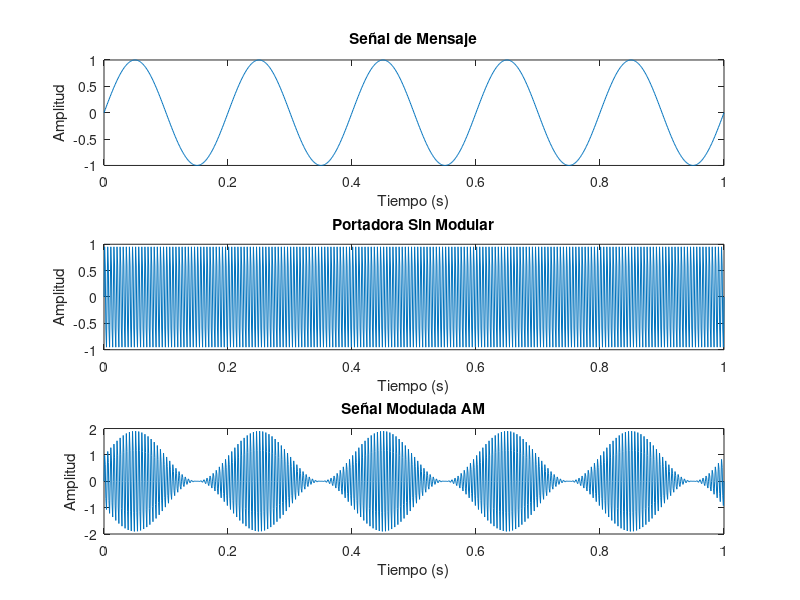
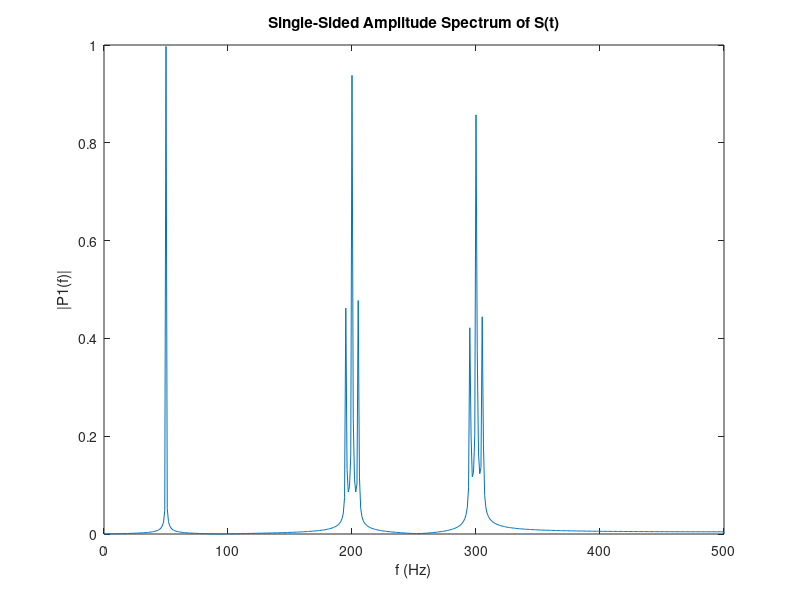
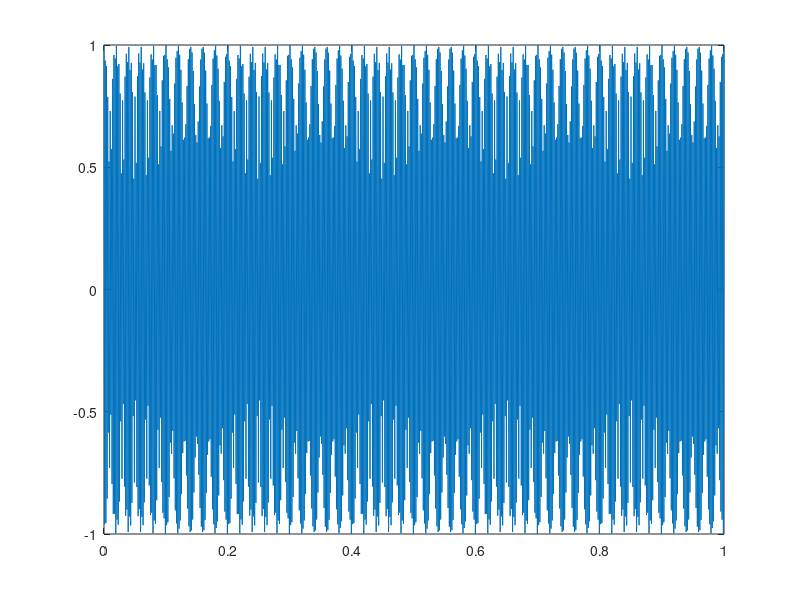

These charts were generated, in order, by the following MATLAB code: (Note: this script raises an error after producing the figures.)
N=1000;

% Parámetros de la señal de mensaje
fs = 1000;               % Frecuencia de muestreo
t = 0:1/fs:1;            % Vector de tiempo
fm1 = 5;                   % Frecuencia de la señal de mensaje (Hz)
Am1 = 1;                   % Amplitud de la señal de mensaje

% Crear la señal de mensaje
message_signal1 = Am1 * sin(2 * pi * fm1 * t);

% Parámetros de la portadora
fc1 = 200;                 % Frecuencia de la portadora (Hz)
Ac1 = 1;                   % Amplitud de la portadora

% Crear la portadora sin modular
carrier_signal1 = Ac1 * sin(2 * pi * fc1 * t);

% Modulación AM
modulated_signal1 = (1 + Am1 * message_signal1) .* carrier_signal1;

% Gráficos
figure(1)
subplot(3,1,1);
plot(t, message_signal1);
title('Señal de Mensaje');
xlabel('Tiempo (s)');
ylabel('Amplitud');

subplot(3,1,2);
plot(t, carrier_signal1);
title('Portadora Sin Modular');
xlabel('Tiempo (s)');
ylabel('Amplitud');

subplot(3,1,3);
plot(t, modulated_signal1);
title('Señal Modulada AM');
xlabel('Tiempo (s)');
ylabel('Amplitud');

%Espectro
Y=fft(modulated_signal1);
P2 = abs(Y/N);
P1 = P2(1:N/2+1);
P1(2:end-1) = 2*P1(2:end-1);
f = fs*(0:(N/2))/N;
figure(2)
plot(f,P1) 
title("Single-Sided Amplitude Spectrum of S(t)")
xlabel("f (Hz)")
ylabel("|P1(f)|")


% Parámetros de la señal de mensaje
fs = 1000;               % Frecuencia de muestreo
t = 0:1/fs:1;            % Vector de tiempo
fm2 = 5;                   % Frecuencia de la señal de mensaje (Hz)
Am2 = 1;                   % Amplitud de la señal de mensaje

% Crear la señal de mensaje
message_signal2 = Am2 * sin(2 * pi * fm2 * t);

% Parámetros de la portadora
fc2 = 300;                 % Frecuencia de la portadora (Hz)
Ac2 = 1;                   % Amplitud de la portadora

% Crear la portadora sin modular
carrier_signal2 = Ac2 * sin(2 * pi * fc2 * t);

% Modulación AM
modulated_signal2 = (1 + Am2 * message_signal2) .* carrier_signal2;

%message_signal3=2*sin(2*pi*10*t);


AM=modulated_signal1+modulated_signal2+sin(2*pi*50*t);

%Espectro
Y=fft(AM);
P2 = abs(Y/N);
P1 = P2(1:N/2+1);
P1(2:end-1) = 2*P1(2:end-1);
f = fs*(0:(N/2))/N;
figure(2)
plot(f,P1) 
title("Single-Sided Amplitude Spectrum of S(t)")
xlabel("f (Hz)")
ylabel("|P1(f)|")




%Modulación FM

fDev=20;
Fc_FM=500;
Fs_FM=2*Fc_FM;
Ts_FM=1/Fs_FM;
t2=(0: N-1)*Ts_FM;

FM_signal=fmmod(AM,Fc_FM, Fs_FM,fDev);
figure(3)
plot(t, FM_signal)

FM_designal=fmdemod(FM_signal, Fc_FM, Fs_FM, fDev);

%Espectro
Y=fft(FM_designal);
P2 = abs(Y/N);
P1 = P2(1:N/2+1);
P1(2:end-1) = 2*P1(2:end-1);
f = Fs_FM*(0:(N/2))/N;
figure(4)
plot(f,P1) 
title("Single-Sided Amplitude Spectrum of S(t)")
xlabel("f (Hz)")
ylabel("|P1(f)|")
